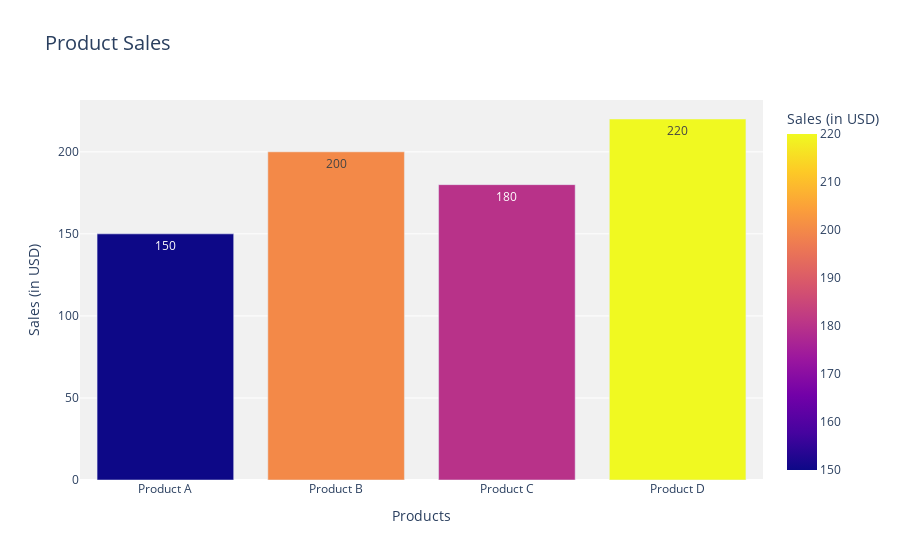

Here is the notebook cell this chart was saved with:
### Markdown cell above
Bar Chart - plotly

### Code cell
# Example data
data = {"Product": ["Product A", "Product B", "Product C", "Product D"], 
        "Sales": [150, 200, 180, 220]}
df = pd.DataFrame(data)

# Create the bar chart using plotly
fig = px.bar(
    df,
    x="Product",
    y="Sales",
    title="Product Sales",
    labels={"Product": "Products", "Sales": "Sales (in USD)"},
    color="Sales",  # Optional: Color bars by value
    text="Sales"    # Show sales values on bars
)

# Customize the layout (optional)
fig.update_layout(
    title_font_size=20,
    plot_bgcolor="rgba(240,240,240,0.9)"  # Light background
)

# Show the interactive chart
fig.show()

### Figure 1 — Plotly figure (JSON) as saved in the notebook; plotly's stock layout.template omitted (floating-point values rounded to 4 significant figures)
{"data": [{"alignmentgroup": "True", "hovertemplate": "Products=%{x}<br>Sales (in USD)=%{marker.color}<extra></extra>", "legendgroup": "", "marker": {"color": [150, 200, 180, 220], "coloraxis": "coloraxis", "pattern": {"shape": ""}}, "name": "", "offsetgroup": "", "orientation": "v", "showlegend": false, "text": [150, 200, 180, 220], "textposition": "auto", "type": "bar", "x": ["Product A", "Product B", "Product C", "Product D"], "xaxis": "x", "y": [150, 200, 180, 220], "yaxis": "y"}], "layout": {"barmode": "relative", "coloraxis": {"colorbar": {"title": {"text": "Sales (in USD)"}}, "colorscale": [[0, "#0d0887"], [0.1111, "#46039f"], [0.2222, "#7201a8"], [0.3333, "#9c179e"], [0.4444, "#bd3786"], [0.5556, "#d8576b"], [0.6667, "#ed7953"], [0.7778, "#fb9f3a"], [0.8889, "#fdca26"], [1, "#f0f921"]]}, "legend": {"tracegroupgap": 0}, "plot_bgcolor": "rgba(240,240,240,0.9)", "title": {"font": {"size": 20}, "text": "Product Sales"}, "xaxis": {"anchor": "y", "domain": [0, 1], "title": {"text": "Products"}}, "yaxis": {"anchor": "x", "domain": [0, 1], "title": {"text": "Sales (in USD)"}}}}
